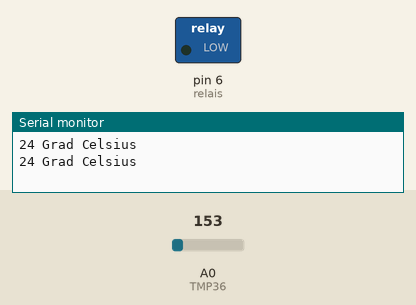
Simulated run of this sketch. Board: Arduino Uno, built with avr-gcc and run on an emulated ATmega328P. Shown: switched loads named in the sketch (green lamp = pin HIGH), the last lines printed to the serial monitor. Inputs (shaded band) come from the test bench; at power-on: A0 (TMP36) = 153.

Above: at 1.3 s.
1.4 s: A0 (TMP36) set to 169
At 3.0 s:
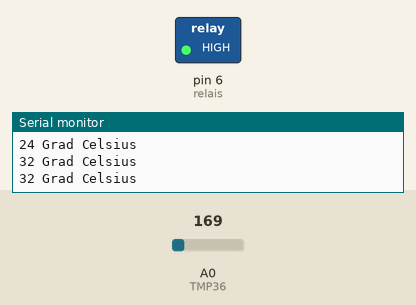
3.5 s: A0 (TMP36) set to 133
At 4.6 s:
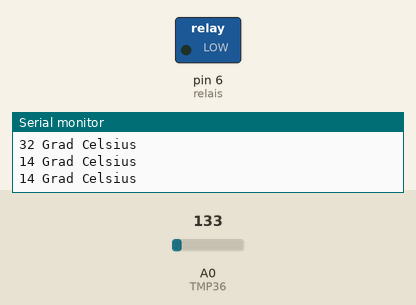
5.5 s: A0 (TMP36) set to 165
At 7.4 s:
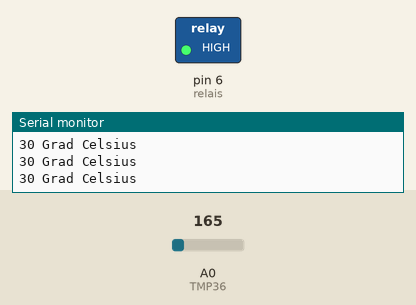
Timing chart, 0 to 8.9 s (numbered marks = the images above; inputs shaded):
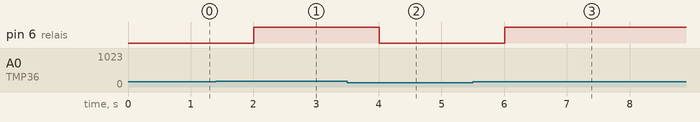

Measured:
- the behaviour switches between 153 and 154 on A0 (TMP36) (found by bisection; images 0 and 1)
- after the input at 1.4 s, pin 6 (relais): LOW → HIGH after 0.60 s
- after the input at 3.5 s, pin 6 (relais): HIGH → LOW after 0.50 s
- after the input at 5.5 s, pin 6 (relais): LOW → HIGH after 0.51 s

The sketch:

Lueftersteuerung.ino
```cpp
int TMP36 = A0;
int sensorwert;
int temperatur = 0;
int t = 500;
int relais = 6;

void setup() {
  Serial.begin(9600);
  pinMode(relais, OUTPUT);	// Relais als OUTPUT
}

void loop() {
  sensorwert = analogRead(TMP36);	// Temperatur auf Variabel abspeichern
  temperatur = map(sensorwert, 0, 410, -50, 150);	// Temperatur umrechnen
  delay(t);	// Pause
  Serial.print(temperatur);	// Im Seriellen Monitor anzeigen
  Serial.println(" Grad Celsius");

  // Schleife zum Temperatur messen
  if(temperatur >= 25){		// Wenn Temperatur größer gleich ist dann
    digitalWrite(relais, HIGH);		// Relais an
  }
  else{		// ansonsten
    digitalWrite(relais, LOW);		// Relais aus
  }
}
```
